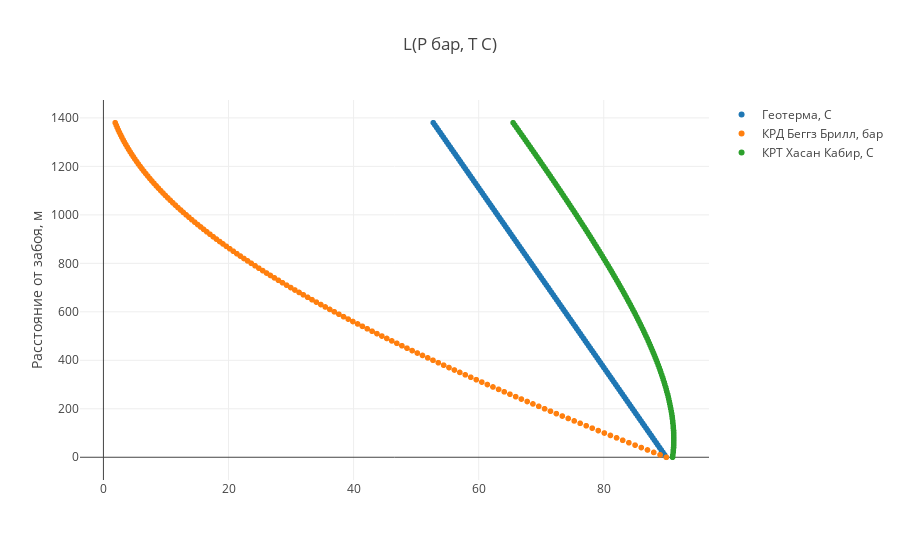

The notebook cell saved with this chart:
### Code cell
trace1 = go.Scattergl(
    x = t_earth_list_c,
    y = distance_from_bottomhole, 
    name = 'Геотерма, C',
    mode = 'markers'
)

trace2 = go.Scattergl(
    x = p_list_bar,
    y = distance_from_bottomhole, 
    name = 'КРД Беггз Брилл, бар',
    mode = 'markers'
)

trace3 = go.Scattergl(
    x = t_list_c,
    y = distance_from_bottomhole, 
    name = 'КРТ Хасан Кабир, С',
    mode = 'markers'
)


data = [ trace1, trace2, trace3]

plot()

### Figure 1 — Plotly figure (JSON) as saved in the notebook; plotly's stock layout.template omitted (floating-point values rounded to 4 significant figures; data arrays with more than 128 entries replaced by an {"elided": "..."} marker saying what was removed)
{"data": [{"mode": "markers", "name": "Геотерма, C", "type": "scattergl", "uid": "e4105373-86d9-4243-b3e0-a65b8d805d47", "x": {"elided": "139 float values"}, "y": {"elided": "139 int values"}}, {"mode": "markers", "name": "КРД Беггз Брилл, бар", "type": "scattergl", "uid": "d2ab06f6-7a17-447c-8203-1540d169b597", "x": {"elided": "139 float values"}, "y": {"elided": "139 int values"}}, {"mode": "markers", "name": "КРТ Хасан Кабир, С", "type": "scattergl", "uid": "0e08618b-67f2-4d12-9450-79afb3f68547", "x": {"elided": "139 float values"}, "y": {"elided": "139 int values"}}], "layout": {"title": {"text": "L(P бар, T C)"}, "yaxis": {"title": {"text": "Расстояние от забоя, м"}}}}
